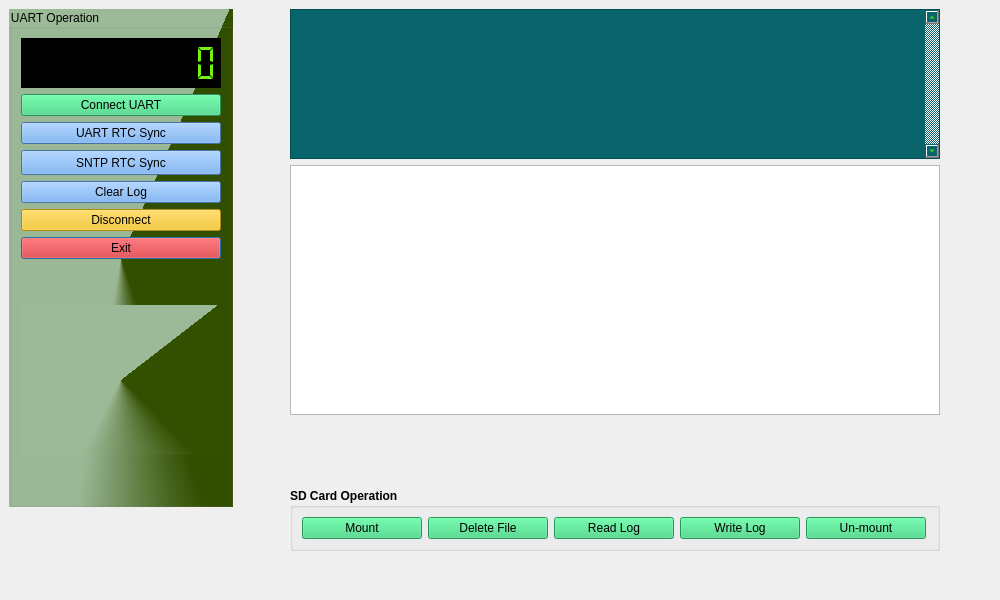
<?xml version="1.0" encoding="UTF-8"?>
<ui version="4.0">
 <class>ParentWindow</class>
 <widget class="QMainWindow" name="ParentWindow">
  <property name="geometry">
   <rect>
    <x>0</x>
    <y>0</y>
    <width>1000</width>
    <height>600</height>
   </rect>
  </property>
  <property name="sizePolicy">
   <sizepolicy hsizetype="Preferred" vsizetype="Preferred">
    <horstretch>0</horstretch>
    <verstretch>0</verstretch>
   </sizepolicy>
  </property>
  <property name="minimumSize">
   <size>
    <width>1000</width>
    <height>600</height>
   </size>
  </property>
  <property name="maximumSize">
   <size>
    <width>10000</width>
    <height>120000</height>
   </size>
  </property>
  <property name="windowTitle">
   <string>STM32 UART Interface</string>
  </property>
  <widget class="QWidget" name="centralwidget">
   <layout class="QHBoxLayout" name="horizontalLayout">
    <item>
     <layout class="QVBoxLayout" name="verticalLayout_2">
      <item>
       <widget class="QGroupBox" name="groupBox_2">
        <property name="styleSheet">
         <string notr="true">background-color: qconicalgradient(cx:0.5, cy:0.5, angle:45.7, stop:0.562189 rgba(157, 186, 152, 255), stop:0.726368 rgba(51, 80, 0, 255));</string>
        </property>
        <property name="title">
         <string>UART Operation</string>
        </property>
        <layout class="QVBoxLayout" name="verticalLayout">
         <item>
          <widget class="QLCDNumber" name="pLcdTime">
           <property name="sizePolicy">
            <sizepolicy hsizetype="Minimum" vsizetype="Fixed">
             <horstretch>0</horstretch>
             <verstretch>0</verstretch>
            </sizepolicy>
           </property>
           <property name="minimumSize">
            <size>
             <width>200</width>
             <height>50</height>
            </size>
           </property>
           <property name="maximumSize">
            <size>
             <width>200</width>
             <height>50</height>
            </size>
           </property>
           <property name="styleSheet">
            <string notr="true">background-color: rgb(0, 0, 0);
color: rgb(114, 244, 12);
font: 10pt &quot;Ubuntu&quot;;</string>
           </property>
           <property name="digitCount">
            <number>10</number>
           </property>
           <property name="segmentStyle">
            <enum>QLCDNumber::Flat</enum>
           </property>
          </widget>
         </item>
         <item>
          <widget class="QPushButton" name="pConnectUART">
           <property name="enabled">
            <bool>true</bool>
           </property>
           <property name="minimumSize">
            <size>
             <width>200</width>
             <height>0</height>
            </size>
           </property>
           <property name="maximumSize">
            <size>
             <width>200</width>
             <height>16777215</height>
            </size>
           </property>
           <property name="autoFillBackground">
            <bool>false</bool>
           </property>
           <property name="styleSheet">
            <string notr="true">background-color: rgb(51, 209, 122);</string>
           </property>
           <property name="text">
            <string>Connect UART</string>
           </property>
           <property name="icon">
            <iconset resource="Resources.qrc">
             <normaloff>:/Icons/UART-Icons/UART-Connect.svg</normaloff>:/Icons/UART-Icons/UART-Connect.svg</iconset>
           </property>
          </widget>
         </item>
         <item>
          <widget class="QPushButton" name="pRemoteSync">
           <property name="enabled">
            <bool>true</bool>
           </property>
           <property name="sizePolicy">
            <sizepolicy hsizetype="Minimum" vsizetype="Fixed">
             <horstretch>0</horstretch>
             <verstretch>0</verstretch>
            </sizepolicy>
           </property>
           <property name="minimumSize">
            <size>
             <width>200</width>
             <height>0</height>
            </size>
           </property>
           <property name="maximumSize">
            <size>
             <width>200</width>
             <height>16777215</height>
            </size>
           </property>
           <property name="autoFillBackground">
            <bool>false</bool>
           </property>
           <property name="styleSheet">
            <string notr="true">background-color: rgb(98, 160, 234);</string>
           </property>
           <property name="text">
            <string>UART RTC Sync</string>
           </property>
           <property name="icon">
            <iconset resource="Resources.qrc">
             <normaloff>:/Icons/UART-Icons/Desktop.svg</normaloff>:/Icons/UART-Icons/Desktop.svg</iconset>
           </property>
          </widget>
         </item>
         <item>
          <widget class="QPushButton" name="pLocalSync">
           <property name="enabled">
            <bool>true</bool>
           </property>
           <property name="sizePolicy">
            <sizepolicy hsizetype="Minimum" vsizetype="Fixed">
             <horstretch>0</horstretch>
             <verstretch>0</verstretch>
            </sizepolicy>
           </property>
           <property name="minimumSize">
            <size>
             <width>200</width>
             <height>25</height>
            </size>
           </property>
           <property name="maximumSize">
            <size>
             <width>200</width>
             <height>25</height>
            </size>
           </property>
           <property name="autoFillBackground">
            <bool>false</bool>
           </property>
           <property name="styleSheet">
            <string notr="true">background-color: rgb(98, 160, 234);</string>
           </property>
           <property name="text">
            <string>SNTP RTC Sync</string>
           </property>
           <property name="icon">
            <iconset resource="Resources.qrc">
             <normaloff>:/Icons/UART-Icons/SNTP.svg</normaloff>:/Icons/UART-Icons/SNTP.svg</iconset>
           </property>
          </widget>
         </item>
         <item>
          <widget class="QPushButton" name="pClearLog">
           <property name="enabled">
            <bool>true</bool>
           </property>
           <property name="minimumSize">
            <size>
             <width>200</width>
             <height>0</height>
            </size>
           </property>
           <property name="maximumSize">
            <size>
             <width>200</width>
             <height>16777215</height>
            </size>
           </property>
           <property name="autoFillBackground">
            <bool>false</bool>
           </property>
           <property name="styleSheet">
            <string notr="true">background-color: rgb(98, 160, 234);</string>
           </property>
           <property name="text">
            <string>Clear Log</string>
           </property>
           <property name="icon">
            <iconset resource="Resources.qrc">
             <normaloff>:/Icons/UART-Icons/ClearLog.svg</normaloff>:/Icons/UART-Icons/ClearLog.svg</iconset>
           </property>
          </widget>
         </item>
         <item>
          <widget class="QPushButton" name="pDisconnectUART">
           <property name="enabled">
            <bool>true</bool>
           </property>
           <property name="sizePolicy">
            <sizepolicy hsizetype="Minimum" vsizetype="Fixed">
             <horstretch>0</horstretch>
             <verstretch>0</verstretch>
            </sizepolicy>
           </property>
           <property name="minimumSize">
            <size>
             <width>200</width>
             <height>0</height>
            </size>
           </property>
           <property name="maximumSize">
            <size>
             <width>200</width>
             <height>16777215</height>
            </size>
           </property>
           <property name="autoFillBackground">
            <bool>false</bool>
           </property>
           <property name="styleSheet">
            <string notr="true">background-color: rgb(245, 194, 17);</string>
           </property>
           <property name="text">
            <string>Disconnect</string>
           </property>
           <property name="icon">
            <iconset resource="Resources.qrc">
             <normaloff>:/Icons/UART-Icons/Disconnect.svg</normaloff>:/Icons/UART-Icons/Disconnect.svg</iconset>
           </property>
          </widget>
         </item>
         <item>
          <widget class="QPushButton" name="pExit">
           <property name="enabled">
            <bool>true</bool>
           </property>
           <property name="sizePolicy">
            <sizepolicy hsizetype="Minimum" vsizetype="Fixed">
             <horstretch>0</horstretch>
             <verstretch>0</verstretch>
            </sizepolicy>
           </property>
           <property name="minimumSize">
            <size>
             <width>200</width>
             <height>0</height>
            </size>
           </property>
           <property name="maximumSize">
            <size>
             <width>200</width>
             <height>16777215</height>
            </size>
           </property>
           <property name="focusPolicy">
            <enum>Qt::StrongFocus</enum>
           </property>
           <property name="autoFillBackground">
            <bool>false</bool>
           </property>
           <property name="styleSheet">
            <string notr="true">background-color: rgb(250, 0, 0);</string>
           </property>
           <property name="text">
            <string>Exit</string>
           </property>
           <property name="icon">
            <iconset resource="Resources.qrc">
             <normaloff>:/Icons/UART-Icons/Exit.svg</normaloff>:/Icons/UART-Icons/Exit.svg</iconset>
           </property>
           <property name="autoDefault">
            <bool>true</bool>
           </property>
           <property name="default">
            <bool>true</bool>
           </property>
          </widget>
         </item>
         <item>
          <spacer name="verticalSpacer">
           <property name="orientation">
            <enum>Qt::Vertical</enum>
           </property>
           <property name="sizeHint" stdset="0">
            <size>
             <width>20</width>
             <height>40</height>
            </size>
           </property>
          </spacer>
         </item>
         <item>
          <widget class="QLabel" name="label">
           <property name="sizePolicy">
            <sizepolicy hsizetype="Minimum" vsizetype="MinimumExpanding">
             <horstretch>0</horstretch>
             <verstretch>0</verstretch>
            </sizepolicy>
           </property>
           <property name="minimumSize">
            <size>
             <width>200</width>
             <height>150</height>
            </size>
           </property>
           <property name="maximumSize">
            <size>
             <width>200</width>
             <height>150</height>
            </size>
           </property>
           <property name="text">
            <string/>
           </property>
           <property name="pixmap">
            <pixmap resource="Resources.qrc">:/Image/india-flag-round-icon-256.png</pixmap>
           </property>
          </widget>
         </item>
         <item>
          <spacer name="verticalSpacer_2">
           <property name="orientation">
            <enum>Qt::Vertical</enum>
           </property>
           <property name="sizeHint" stdset="0">
            <size>
             <width>20</width>
             <height>40</height>
            </size>
           </property>
          </spacer>
         </item>
        </layout>
       </widget>
      </item>
      <item>
       <spacer name="verticalSpacer_4">
        <property name="orientation">
         <enum>Qt::Vertical</enum>
        </property>
        <property name="sizeHint" stdset="0">
         <size>
          <width>20</width>
          <height>40</height>
         </size>
        </property>
       </spacer>
      </item>
     </layout>
    </item>
    <item>
     <spacer name="horizontalSpacer_2">
      <property name="orientation">
       <enum>Qt::Horizontal</enum>
      </property>
      <property name="sizeHint" stdset="0">
       <size>
        <width>40</width>
        <height>20</height>
       </size>
      </property>
     </spacer>
    </item>
    <item>
     <layout class="QVBoxLayout" name="verticalLayout_4" stretch="0,4,0,0">
      <property name="bottomMargin">
       <number>20</number>
      </property>
      <item>
       <widget class="QTextEdit" name="pConStatus">
        <property name="enabled">
         <bool>true</bool>
        </property>
        <property name="sizePolicy">
         <sizepolicy hsizetype="Preferred" vsizetype="Minimum">
          <horstretch>2</horstretch>
          <verstretch>0</verstretch>
         </sizepolicy>
        </property>
        <property name="minimumSize">
         <size>
          <width>650</width>
          <height>150</height>
         </size>
        </property>
        <property name="maximumSize">
         <size>
          <width>650</width>
          <height>150</height>
         </size>
        </property>
        <property name="styleSheet">
         <string notr="true">background-color: rgb(8, 99, 107);
color: rgb(98, 249, 14);</string>
        </property>
        <property name="verticalScrollBarPolicy">
         <enum>Qt::ScrollBarAlwaysOn</enum>
        </property>
       </widget>
      </item>
      <item>
       <widget class="QTextEdit" name="pLogWindow">
        <property name="sizePolicy">
         <sizepolicy hsizetype="Preferred" vsizetype="Minimum">
          <horstretch>0</horstretch>
          <verstretch>0</verstretch>
         </sizepolicy>
        </property>
        <property name="minimumSize">
         <size>
          <width>650</width>
          <height>250</height>
         </size>
        </property>
        <property name="maximumSize">
         <size>
          <width>650</width>
          <height>250</height>
         </size>
        </property>
        <property name="sizeAdjustPolicy">
         <enum>QAbstractScrollArea::AdjustToContents</enum>
        </property>
       </widget>
      </item>
      <item>
       <spacer name="verticalSpacer_3">
        <property name="orientation">
         <enum>Qt::Vertical</enum>
        </property>
        <property name="sizeHint" stdset="0">
         <size>
          <width>20</width>
          <height>40</height>
         </size>
        </property>
       </spacer>
      </item>
      <item>
       <layout class="QHBoxLayout" name="horizontalLayout_4">
        <property name="topMargin">
         <number>10</number>
        </property>
        <property name="bottomMargin">
         <number>20</number>
        </property>
        <item>
         <widget class="QGroupBox" name="groupBox">
          <property name="enabled">
           <bool>true</bool>
          </property>
          <property name="minimumSize">
           <size>
            <width>648</width>
            <height>0</height>
           </size>
          </property>
          <property name="font">
           <font>
            <weight>75</weight>
            <bold>true</bold>
           </font>
          </property>
          <property name="title">
           <string>SD Card Operation</string>
          </property>
          <layout class="QGridLayout" name="gridLayout">
           <item row="0" column="5">
            <widget class="QPushButton" name="pUmtSDcard">
             <property name="enabled">
              <bool>true</bool>
             </property>
             <property name="sizePolicy">
              <sizepolicy hsizetype="Preferred" vsizetype="Fixed">
               <horstretch>0</horstretch>
               <verstretch>0</verstretch>
              </sizepolicy>
             </property>
             <property name="minimumSize">
              <size>
               <width>120</width>
               <height>0</height>
              </size>
             </property>
             <property name="maximumSize">
              <size>
               <width>120</width>
               <height>16777215</height>
              </size>
             </property>
             <property name="font">
              <font>
               <weight>50</weight>
               <bold>false</bold>
              </font>
             </property>
             <property name="autoFillBackground">
              <bool>false</bool>
             </property>
             <property name="styleSheet">
              <string notr="true">background-color: rgb(51, 209, 122);</string>
             </property>
             <property name="text">
              <string>Un-mount</string>
             </property>
             <property name="icon">
              <iconset resource="Resources.qrc">
               <normaloff>:/Icons/UART-Icons/Eject.svg</normaloff>:/Icons/UART-Icons/Eject.svg</iconset>
             </property>
            </widget>
           </item>
           <item row="0" column="0">
            <widget class="QPushButton" name="pMtSDcard">
             <property name="enabled">
              <bool>true</bool>
             </property>
             <property name="sizePolicy">
              <sizepolicy hsizetype="Minimum" vsizetype="Fixed">
               <horstretch>0</horstretch>
               <verstretch>0</verstretch>
              </sizepolicy>
             </property>
             <property name="minimumSize">
              <size>
               <width>120</width>
               <height>0</height>
              </size>
             </property>
             <property name="maximumSize">
              <size>
               <width>120</width>
               <height>16777215</height>
              </size>
             </property>
             <property name="font">
              <font>
               <weight>50</weight>
               <bold>false</bold>
              </font>
             </property>
             <property name="autoFillBackground">
              <bool>false</bool>
             </property>
             <property name="styleSheet">
              <string notr="true">background-color: rgb(51, 209, 122);</string>
             </property>
             <property name="text">
              <string>Mount</string>
             </property>
             <property name="icon">
              <iconset resource="Resources.qrc">
               <normaloff>:/Icons/UART-Icons/SDCard.svg</normaloff>:/Icons/UART-Icons/SDCard.svg</iconset>
             </property>
            </widget>
           </item>
           <item row="0" column="2">
            <widget class="QPushButton" name="pReadSDcard">
             <property name="enabled">
              <bool>true</bool>
             </property>
             <property name="sizePolicy">
              <sizepolicy hsizetype="Minimum" vsizetype="Fixed">
               <horstretch>0</horstretch>
               <verstretch>0</verstretch>
              </sizepolicy>
             </property>
             <property name="minimumSize">
              <size>
               <width>120</width>
               <height>0</height>
              </size>
             </property>
             <property name="maximumSize">
              <size>
               <width>120</width>
               <height>16777215</height>
              </size>
             </property>
             <property name="font">
              <font>
               <weight>50</weight>
               <bold>false</bold>
               <kerning>false</kerning>
              </font>
             </property>
             <property name="autoFillBackground">
              <bool>false</bool>
             </property>
             <property name="styleSheet">
              <string notr="true">background-color: rgb(51, 209, 122);</string>
             </property>
             <property name="text">
              <string>Read Log</string>
             </property>
             <property name="icon">
              <iconset resource="Resources.qrc">
               <normaloff>:/Icons/UART-Icons/FileRead.svg</normaloff>:/Icons/UART-Icons/FileRead.svg</iconset>
             </property>
            </widget>
           </item>
           <item row="0" column="3">
            <widget class="QPushButton" name="pWriteSDcard">
             <property name="enabled">
              <bool>true</bool>
             </property>
             <property name="sizePolicy">
              <sizepolicy hsizetype="Minimum" vsizetype="Fixed">
               <horstretch>0</horstretch>
               <verstretch>0</verstretch>
              </sizepolicy>
             </property>
             <property name="minimumSize">
              <size>
               <width>120</width>
               <height>0</height>
              </size>
             </property>
             <property name="maximumSize">
              <size>
               <width>120</width>
               <height>16777215</height>
              </size>
             </property>
             <property name="font">
              <font>
               <weight>50</weight>
               <bold>false</bold>
               <kerning>false</kerning>
              </font>
             </property>
             <property name="autoFillBackground">
              <bool>false</bool>
             </property>
             <property name="styleSheet">
              <string notr="true">background-color: rgb(51, 209, 122);</string>
             </property>
             <property name="text">
              <string>Write Log</string>
             </property>
             <property name="icon">
              <iconset resource="Resources.qrc">
               <normaloff>:/Icons/UART-Icons/FileWrite.svg</normaloff>:/Icons/UART-Icons/FileWrite.svg</iconset>
             </property>
            </widget>
           </item>
           <item row="0" column="1">
            <widget class="QPushButton" name="pDelFile">
             <property name="enabled">
              <bool>true</bool>
             </property>
             <property name="sizePolicy">
              <sizepolicy hsizetype="Minimum" vsizetype="Fixed">
               <horstretch>0</horstretch>
               <verstretch>0</verstretch>
              </sizepolicy>
             </property>
             <property name="minimumSize">
              <size>
               <width>120</width>
               <height>0</height>
              </size>
             </property>
             <property name="maximumSize">
              <size>
               <width>120</width>
               <height>16777215</height>
              </size>
             </property>
             <property name="font">
              <font>
               <weight>50</weight>
               <bold>false</bold>
              </font>
             </property>
             <property name="autoFillBackground">
              <bool>false</bool>
             </property>
             <property name="styleSheet">
              <string notr="true">background-color: rgb(51, 209, 122);</string>
             </property>
             <property name="text">
              <string>Delete File</string>
             </property>
             <property name="icon">
              <iconset resource="Resources.qrc">
               <normaloff>:/Icons/UART-Icons/Trash.svg</normaloff>:/Icons/UART-Icons/Trash.svg</iconset>
             </property>
            </widget>
           </item>
          </layout>
         </widget>
        </item>
       </layout>
      </item>
     </layout>
    </item>
    <item>
     <spacer name="horizontalSpacer">
      <property name="orientation">
       <enum>Qt::Horizontal</enum>
      </property>
      <property name="sizeHint" stdset="0">
       <size>
        <width>40</width>
        <height>20</height>
       </size>
      </property>
     </spacer>
    </item>
   </layout>
  </widget>
  <widget class="QMenuBar" name="menubar">
   <property name="geometry">
    <rect>
     <x>0</x>
     <y>0</y>
     <width>1000</width>
     <height>22</height>
    </rect>
   </property>
  </widget>
 </widget>
 <resources>
  <include location="Resources.qrc"/>
 </resources>
 <connections/>
</ui>
